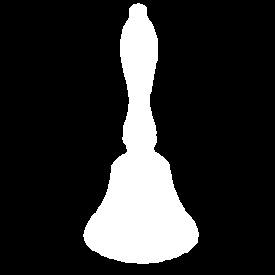
#> input picture contour_match/test_img/bell.jpg, 275 x 275 px
$ python contour_match.py   (Python 2 division)
#> lines starting #> are read from the running program, lines starting #| are printed output that depends on the picture; after the words box and inside, x2 and y2 are one past the last pixel; in counts of white or black regions, pixels touching at a corner belong together
import cv2
import numpy as np
import os

output_folder = '/Users/samross/Desktop/Main/Barnard/Research/Shape_Matching/OpenCV_Testing/Main_Test_Set/contour_match/out/'

output_folder2 = '/Users/samross/Desktop/Main/Barnard/Research/Shape_Matching/OpenCV_Testing/Main_Test_Set/contour_match/out2/'
output_folder3 = '/Users/samross/Desktop/Main/Barnard/Research/Shape_Matching/OpenCV_Testing/Main_Test_Set/contour_match/out3/'

def get_bounding_rect_for_isolated_obj_contour(img, img_id):
  imgray = cv2.cvtColor(img, cv2.COLOR_BGR2GRAY)
  ret, thresh = cv2.threshold(imgray, 127, 255, 0)
  contours, hierarchy = cv2.findContours(thresh, cv2.RETR_TREE, cv2.CHAIN_APPROX_SIMPLE)

  img_size = img.shape[0] * img.shape[1]

  # Find object with the biggest bounding box
  mx = (0,0,0,0)      # biggest bounding box so far
  mx_area = 0
  winning_contour = None
  for cont in contours:
     x,y,w,h = cv2.boundingRect(cont)
     area = w*h
     if area == img_size:
         #do nothing - the bounding rect is the whole image - nobody wants that!
         pass
     elif area > mx_area:
         mx = (x,y,w,h)
         mx_area = area
         winning_contour = cont
  x,y,w,h = mx

  contour_shape = (h,w)
 #this is the part that makes the contour image, -1 = fill, 255 = white
  contour_mask = np.zeros(contour_shape, np.uint8)
  # contour_mask = np.zeros(gray.shape, np.uint8)
  cv2.drawContours(contour_mask, [winning_contour], -1, (255), -1, offset=(-x,-y))
  file_name = img_id + '_contour.jpg'
  cv2.imwrite(output_folder + file_name, contour_mask)

  return contour_mask

def img_resize(img):
	# resized_file_name = img_id + "_resized.jpg"
	h, w = img.shape[:2]

# https://www.pyimagesearch.com/2014/01/20/basic-image-manipulations-in-python-and-opencv-resizing-scaling-rotating-and-cropping/
	if(w>h): #horizontal
		#resize the width to be 300 pixels
		r = 300.0 / img.shape[1]
		dim = (300, int(img.shape[0] * r))

		resized = cv2.resize(img, dim, interpolation = cv2.INTER_AREA)

		vertical_space =300 - resized.shape[0]

		#creates an array that is one side of padding that will be concatenated to cropped image
		#on the top and bottom to create an image exactly 300 x 300 for the pixel comparison later
		blank_edge = np.zeros((vertical_space//2, 300), np.uint8)

		temp_array1 = np.concatenate((blank_edge, resized), axis=0)
		temp_array2 = np.concatenate((temp_array1, blank_edge), axis=0)

		#if the vertical space is odd then we need to add an extra pixel to the edge
		#to make it exactly 300 down
		if(vertical_space%2==0):
			return temp_array2
		else:
			pixel_line = np.zeros((1, 300), np.uint8)
			temp_array3 = np.concatenate((temp_array2, pixel_line), axis=0)
			return temp_array3

	else: #vertical
		#resize the height to be 300 pixels
		r = 300.0 / img.shape[0]
		dim = (int(img.shape[1] * r), 300)

		resized = cv2.resize(img, dim, interpolation = cv2.INTER_AREA)

		horizontal_space =300 - resized.shape[1]

		#creates an array that is one side of padding that will be concatenated to cropped image
		#on both sides to create an image exactly 300 x 300 for the pixel comparison later
		blank_edge = np.zeros((300, horizontal_space/2), np.uint8)

		temp_array1 = np.concatenate((blank_edge, resized), axis=1)
		temp_array2 = np.concatenate((temp_array1, blank_edge), axis=1)

		#if the horizontal space is odd then we need to add an extra pixel to the edge
		#to make it exactly 300 across
		if(horizontal_space%2==0):
			return temp_array2
		else:
			pixel_line = np.zeros((300, 1), np.uint8)
			temp_array3 = np.concatenate((temp_array2, pixel_line), axis=1)
			return temp_array3

def contour_match(img, img_id, letter, letter_id):
	#bitwise and the contour_shape
	bit_and = cv2.bitwise_and(img, letter)
	bit_or = cv2.bitwise_or(img, letter)

	name_and = img_id + '_' + letter_id + '_and.png'
	cv2.imwrite(output_folder2 + name_and, bit_and)

	name_or = img_id + '_' + letter_id + '_or.png'
	cv2.imwrite(output_folder3 + name_or, bit_or)

	#count the 1's in the result
	match_and = cv2.countNonZero(bit_and)
	match_or = cv2.countNonZero(bit_or)

	#calculate match using Jaccard Similarity
	if(float(match_or) != 0):
		similarity = float(match_and) / float(match_or)
		return similarity
	else:
		return -1 #The or of the two image is zero i.e. both solid black


######################## TEST FUNCTIONS #######################
# [55 lines left out: functions test_one, test_set, not called in this run]

def test_image_to_image():
	img_path = './test_img/'
	img_list = ['bell.jpg','bowtie_macaroni.jpg','candy_cane.jpg','cheese_v.jpg','christmas_candle.jpg',
				'christmas_sock.jpg','christmas_tree.jpg','curved_macaroni.jpg','ginger_bread_man.jpg',
				'mac_plate_o.jpg','macaroni.jpg','ornament.jpg','pine_cone.jpg','pizza_A.jpg','pizza_V.jpg',
				'present.jpg','rotini.jpg','santa_hat.jpg','wreath.jpg']
	results = []

	for i in range(len(img_list)):
		img1_id = img_list[i].replace('.jpg','')
		img1 = cv2.imread(img_path + img_list[i])
#> img1 is the input picture: shape (275, 275, 3); min 0, max 255, mean 44.6
		img1_contour = get_bounding_rect_for_isolated_obj_contour(img1, img1_id)
#> in get_bounding_rect_for_isolated_obj_contour, `ret, thresh = cv2.threshold(imgray, 127, 255, 0)`: thresh: shape (275, 275); 17.5% white; 1 white region
#> in get_bounding_rect_for_isolated_obj_contour, `contours, hierarchy = cv2.findContours(thresh, cv2.RETR_TREE, cv2.CHAI..`: contours = 1 contour; box (x1, y1, x2, y2) and area: (83, 3, 199, 264) 12932
#> the loop in get_bounding_rect_for_isolated_obj_contour, `for cont in contours:` made 1 pass
#> (x, y, w, h, area, mx_area) on pass 1: (83, 3, 116, 261, 30276, 30276)
#> after the loop in get_bounding_rect_for_isolated_obj_contour, `for cont in contours:`: mx_area = 30276; winning_contour = contour of 276 points, box (x1, y1, x2, y2) (83, 3, 199, 264), area 12932
#> in get_bounding_rect_for_isolated_obj_contour, `contour_shape = (h,w)`: contour_shape = (261, 116)
#> in get_bounding_rect_for_isolated_obj_contour, `cv2.drawContours(contour_mask, [winning_contour], -1, (255), -1, offse..`:
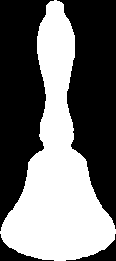
#> contour_mask: shape (261, 116); 43.7% white; 1 white region, box (x1, y1, x2, y2) and area: (0, 0, 116, 261) 13236
		img1_resized = img_resize(img1_contour)
#> in img_resize, `temp_array1 = np.concatenate((blank_edge, resized), axis=1)`:
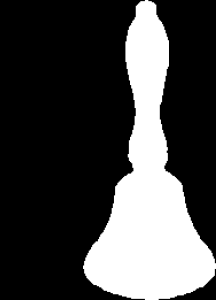
#> temp_array1: shape (300, 216); min 0, max 255, mean 68.6

		for j in range(i+1,len(img_list)):
			img2_id = img_list[j].replace('.jpg','')
			img2 = cv2.imread(img_path + img_list[j])
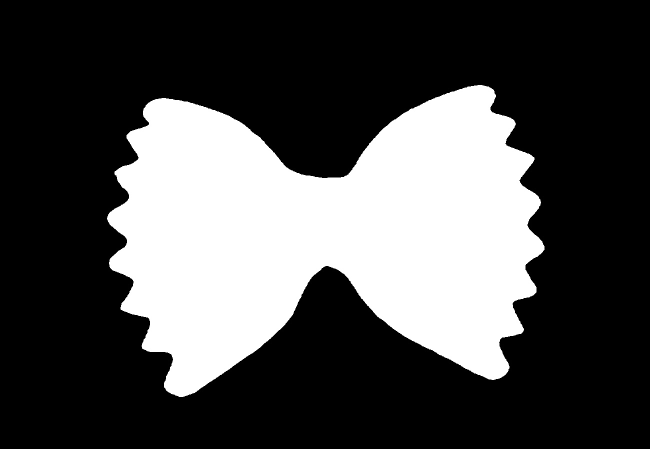
#> input picture contour_match/test_img/bowtie_macaroni.jpg, 1300 x 897 px (shown at 1/2 size)
#> img2 is the input picture: shape (897, 1300, 3); min 0, max 255, mean 76
			img2_contour = get_bounding_rect_for_isolated_obj_contour(img2, img2_id)
#> call 2 of get_bounding_rect_for_isolated_obj_contour, with img_id = 'bowtie_macaroni'
#> in get_bounding_rect_for_isolated_obj_contour (call 2), `ret, thresh = cv2.threshold(imgray, 127, 255, 0)`: thresh: shape (897, 1300); 29.8% white; 1 white region
#> in get_bounding_rect_for_isolated_obj_contour (call 2), `contours, hierarchy = cv2.findContours(thresh, cv2.RETR_TREE, cv2.CHAI..`: contours = 1 contour; box (x1, y1, x2, y2) and area: (214, 170, 1089, 794) 345941
#> the loop in get_bounding_rect_for_isolated_obj_contour (call 2), `for cont in contours:` made 1 pass
#> (x, y, w, h, area, mx_area) on pass 1: (214, 170, 875, 624, 546000, 546000)
#> after the loop in get_bounding_rect_for_isolated_obj_contour (call 2), `for cont in contours:`: mx_area = 546000; winning_contour = contour of 1585 points, box (x1, y1, x2, y2) (214, 170, 1089, 794), area 345941
#> in get_bounding_rect_for_isolated_obj_contour (call 2), `contour_shape = (h,w)`: contour_shape = (624, 875)
#> in get_bounding_rect_for_isolated_obj_contour (call 2), `cv2.drawContours(contour_mask, [winning_contour], -1, (255), -1, offse..`:
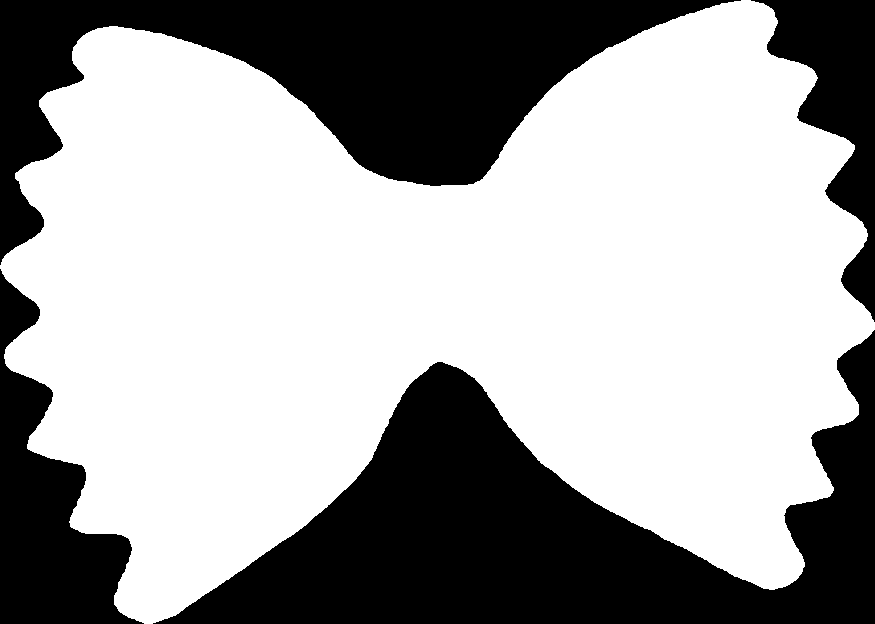
#> contour_mask: shape (624, 875); 63.6% white; 4 black regions, box (x1, y1, x2, y2) and area: (153, 330, 875, 624) 91065, (0, 0, 741, 265) 69419, (0, 269, 144, 624) 22326, (751, 0, 875, 322) 15783
			img2_resized = img_resize(img2_contour)
#> in img_resize (call 2), `temp_array1 = np.concatenate((blank_edge, resized), axis=0)`:
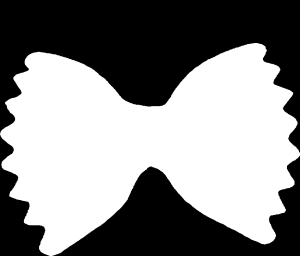
#> temp_array1: shape (256, 300); min 0, max 255, mean 135
#> in img_resize (call 2), `temp_array2 = np.concatenate((temp_array1, blank_edge), axis=0)`:
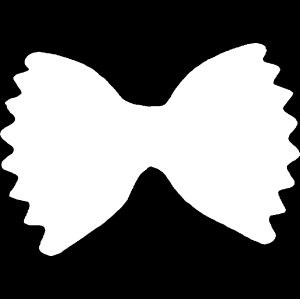
#> temp_array2: shape (299, 300); min 0, max 255, mean 115.6

			similarity = contour_match(img1_resized, img1_id, img2_resized, img2_id)
#> in contour_match, `bit_or = cv2.bitwise_or(img, letter)`:
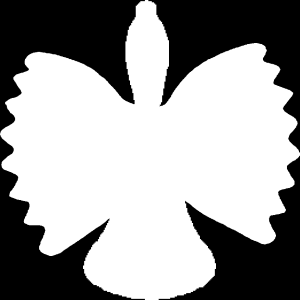
#> bit_or: shape (300, 300); min 0, max 255, mean 156.6
#> in contour_match, `match_and = cv2.countNonZero(bit_and)`: match_and = 3061
#> in contour_match, `match_or = cv2.countNonZero(bit_or)`: match_or = 56166
#> in contour_match, `similarity = float(match_and) / float(match_or)`: similarity = 0.0545
#> similarity = 0.0545
			pair = {'match': similarity, 'img1': img1_id, 'img2':img2_id}
#> pair = {'match': 0.0545, 'img1': 'bell', 'img2': 'bowtie_macaroni'}
			results.append(pair)


	sorted_results = sorted(results, key = lambda i: i['match'], reverse=True)

	for each in sorted_results:
		print(each)

#test_one()
#test_set()
#> (the run stopped early here; a loop or call above may not have finished)
